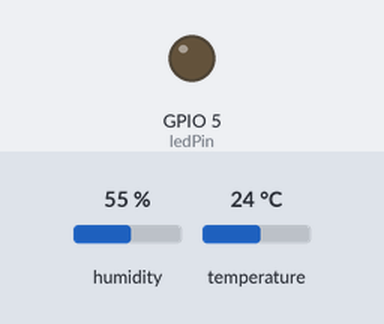
A sketch run on a simulated ESP8266 (NodeMCU). Shown: output pins drawn as LEDs (lit = HIGH). The test bench sets the inputs (shaded band); at power-on: temperature 24 °C, humidity 55 %. WiFi joins after 1.5 s; servers stay silent unless stated; no MQTT or app messages arrive unless stated; what the sketch prints to the serial monitor is not drawn.

Above: at 2.7 s.
2.8 s: temperature set to 30 °C
6.5 s: temperature set to 33 °C
At 8.7 s:
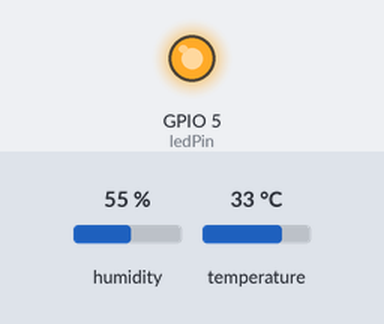
Timing chart, 0 to 10.2 s (numbered marks = the images above; inputs shaded):
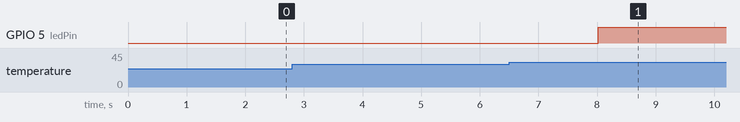

The sketch:

Tugas.ino
```cpp
#include <ESP8266WiFi.h>
#include <PubSubClient.h>
#include <ArduinoJson.h>
#include <DHT.h>

// ========================================
// 1. KONFIGURASI WI-FI
// ========================================
const char* ssid = "ARDIANSYAH 4G";
const char* password = "Ardiansyah23";

// ========================================
// 2. KONFIGURASI MQTT
// ========================================
const char* mqttServer = "broker.hivemq.com";
const int mqttPort = 1883;

const char* clientId = "ESP8266_LabIoT_25782050";

// Topik MQTT
const char* topicTelemetry =
    "kampus/labiot/25782050/telemetri";

const char* topicControl =
    "kampus/labiot/25782050/kendali";

const char* topicAlert =
    "kampus/labiot/25782050/alert";

const char* topicStatus =
    "kampus/labiot/25782050/status";

// Pesan Last Will and Testament
const char* willMessage =
    "{\"status\":\"OFFLINE\","
    "\"keterangan\":\"Perangkat Terputus Tak Terduga\"}";

// ========================================
// 3. KONFIGURASI SENSOR DAN LED
// ========================================
#define DHTPIN 2
#define DHTTYPE DHT11

const byte ledPin = 5;  // D1 / GPIO 5

DHT dht(DHTPIN, DHTTYPE);
WiFiClient espClient;
PubSubClient client(espClient);

// ========================================
// 4. TIMER NON-BLOCKING
// ========================================
unsigned long lastTelemetryTime = 0;
unsigned long lastReconnectAttempt = 0;

const unsigned long telemetryInterval = 4000;
const unsigned long reconnectInterval = 5000;

// ========================================
// 5. STATUS SISTEM
// ========================================
bool ledManual = false;
bool ledBahaya = false;
bool alertSent = false;

float suhuTerakhir = 0;
float kelembapanTerakhir = 0;

bool sensorValid = false;

// ========================================
// 6. FUNGSI MENGATUR LED
// ========================================
void updateLED() {
  // Kondisi bahaya selalu mengutamakan keselamatan
  bool ledAktif = ledBahaya || ledManual;

  digitalWrite(ledPin, ledAktif ? HIGH : LOW);
}

// ========================================
// 7. CALLBACK PERINTAH MQTT
// ========================================
void callback(char* topic, byte* payload,
              unsigned int length) {
  char message[256];

  if (length >= sizeof(message)) {
    Serial.println("Pesan MQTT terlalu panjang!");
    return;
  }

  memcpy(message, payload, length);
  message[length] = '\0';

  Serial.print("[PESAN MASUK] ");
  Serial.print(topic);
  Serial.print(" : ");
  Serial.println(message);

  if (strcmp(topic, topicControl) != 0) {
    return;
  }

  StaticJsonDocument<256> doc;
  DeserializationError error = deserializeJson(doc, message);

  if (error) {
    Serial.println("JSON perintah tidak valid!");
    return;
  }

  if (!doc.containsKey("led")) {
    Serial.println("Perintah tidak memiliki field led!");
    return;
  }

  int perintahLED = doc["led"];

  if (perintahLED != 0 && perintahLED != 1) {
    Serial.println("Nilai led harus 0 atau 1!");
    return;
  }

  // Kendali manual hanya ketika suhu aman
  if (sensorValid && suhuTerakhir <= 31.0) {
    ledManual = (perintahLED == 1);
    updateLED();

    Serial.println(
      ledManual ? "LED MANUAL MENYALA" :
                  "LED MANUAL PADAM"
    );
  } else {
    Serial.println(
      "Kendali manual ditolak: sensor belum valid "
      "atau suhu berada dalam kondisi bahaya!"
    );
  }
}

// ========================================
// 8. KONEKSI WI-FI
// ========================================
void setupWiFi() {
  WiFi.mode(WIFI_STA);
  WiFi.begin(ssid, password);

  Serial.print("Menghubungkan ke Wi-Fi");

  // Tunggu koneksi awal tanpa delay()
  while (WiFi.status() != WL_CONNECTED) {
    Serial.print(".");
    yield();
  }

  Serial.println();
  Serial.println("Wi-Fi terhubung!");

  Serial.print("IP lokal: ");
  Serial.println(WiFi.localIP());
}

// ========================================
// 9. KONEKSI ULANG MQTT
// ========================================
void reconnectMQTT() {
  unsigned long now = millis();

  if (client.connected()) {
    return;
  }

  if (now - lastReconnectAttempt < reconnectInterval) {
    return;
  }

  lastReconnectAttempt = now;

  Serial.println("Mencoba menghubungkan MQTT...");

  bool connected = client.connect(
    clientId,
    topicStatus,
    1,              // QoS Last Will
    true,           // Retain Last Will
    willMessage
  );

  if (connected) {
    Serial.println("MQTT terhubung!");

    client.subscribe(topicControl);

    // Publikasi status ONLINE dengan retain
    const char* onlineMessage =
      "{\"status\":\"ONLINE\","
      "\"keterangan\":\"Perangkat Beroperasi Normal\"}";

    client.publish(topicStatus, onlineMessage, true);

    Serial.print("Subscribe: ");
    Serial.println(topicControl);

    Serial.println("Status ONLINE dipublikasikan.");
  } else {
    Serial.print("Koneksi MQTT gagal. Kode: ");
    Serial.println(client.state());
  }
}

// ========================================
// 10. SETUP
// ========================================
void setup() {
  Serial.begin(115200);

  pinMode(ledPin, OUTPUT);
  digitalWrite(ledPin, LOW);

  dht.begin();

  setupWiFi();

  client.setServer(mqttServer, mqttPort);
  client.setCallback(callback);
  client.setBufferSize(512);

  // Percobaan koneksi pertama
  reconnectMQTT();
}

// ========================================
// 11. LOOP UTAMA
// ========================================
void loop() {
  // Memulihkan koneksi Wi-Fi jika terputus
  if (WiFi.status() != WL_CONNECTED) {
    WiFi.reconnect();
  }

  reconnectMQTT();

  // Wajib dipanggil sesering mungkin
  client.loop();

  unsigned long now = millis();

  if (now - lastTelemetryTime >= telemetryInterval) {
    lastTelemetryTime = now;

    float suhu = dht.readTemperature();
    float kelembapan = dht.readHumidity();

    if (isnan(suhu) || isnan(kelembapan)) {
      sensorValid = false;
      Serial.println("Gagal membaca sensor DHT!");
      return;
    }

    sensorValid = true;
    suhuTerakhir = suhu;
    kelembapanTerakhir = kelembapan;

    // ====================================
    // RULE ENGINE / KESELAMATAN SUHU
    // ====================================
    bool kondisiBahaya = (suhu > 31.0);

    if (kondisiBahaya) {
      // Aktifkan LED otomatis
      ledBahaya = true;
      ledManual = false;
      updateLED();

      // Kirim alert sekali untuk setiap kejadian panas
      if (!alertSent && client.connected()) {
        StaticJsonDocument<256> alertDoc;

        alertDoc["status"] = "BAHAYA";
        alertDoc["parameter"] = "OVERHEAT";
        alertDoc["nilai_suhu"] = suhu;

        char alertBuffer[256];
        serializeJson(alertDoc, alertBuffer);

        if (client.publish(topicAlert, alertBuffer)) {
          Serial.print("[ALERT] ");
          Serial.println(alertBuffer);
          alertSent = true;
        }
      }
    } else {
      // Suhu kembali aman
      ledBahaya = false;
      alertSent = false;
      updateLED();
    }

    // ====================================
    // TELEMETRI JSON SETIAP 4 DETIK
    // ====================================
    StaticJsonDocument<384> doc;

    doc["node_id"] = clientId;
    doc["suhu"] = suhu;
    doc["kelembapan"] = kelembapan;
    doc["status_led"] = digitalRead(ledPin);
    doc["kondisi_suhu"] =
        kondisiBahaya ? "PANAS" : "NORMAL";

    doc["uptime_detik"] = millis() / 1000;
    doc["ip_lokal"] = WiFi.localIP().toString();

    char telemetryBuffer[384];
    serializeJson(doc, telemetryBuffer);

    if (client.connected()) {
      if (client.publish(topicTelemetry, telemetryBuffer)) {
        Serial.print("[TELEMETRI] ");
        Serial.println(telemetryBuffer);
      } else {
        Serial.println("Gagal mengirim telemetri!");
      }
    }

    Serial.print("Kondisi suhu: ");
    Serial.println(kondisiBahaya ? "PANAS" : "NORMAL");
  }
}
```

Measured:
- the behaviour switches between 31 and 32 °C on temperature (found by bisection; images 0 and 1)
- after the input at 2.8 s, every drawn part: stays the same
- after the input at 6.5 s, GPIO 5 (ledPin): LOW → HIGH after 1.5 s
